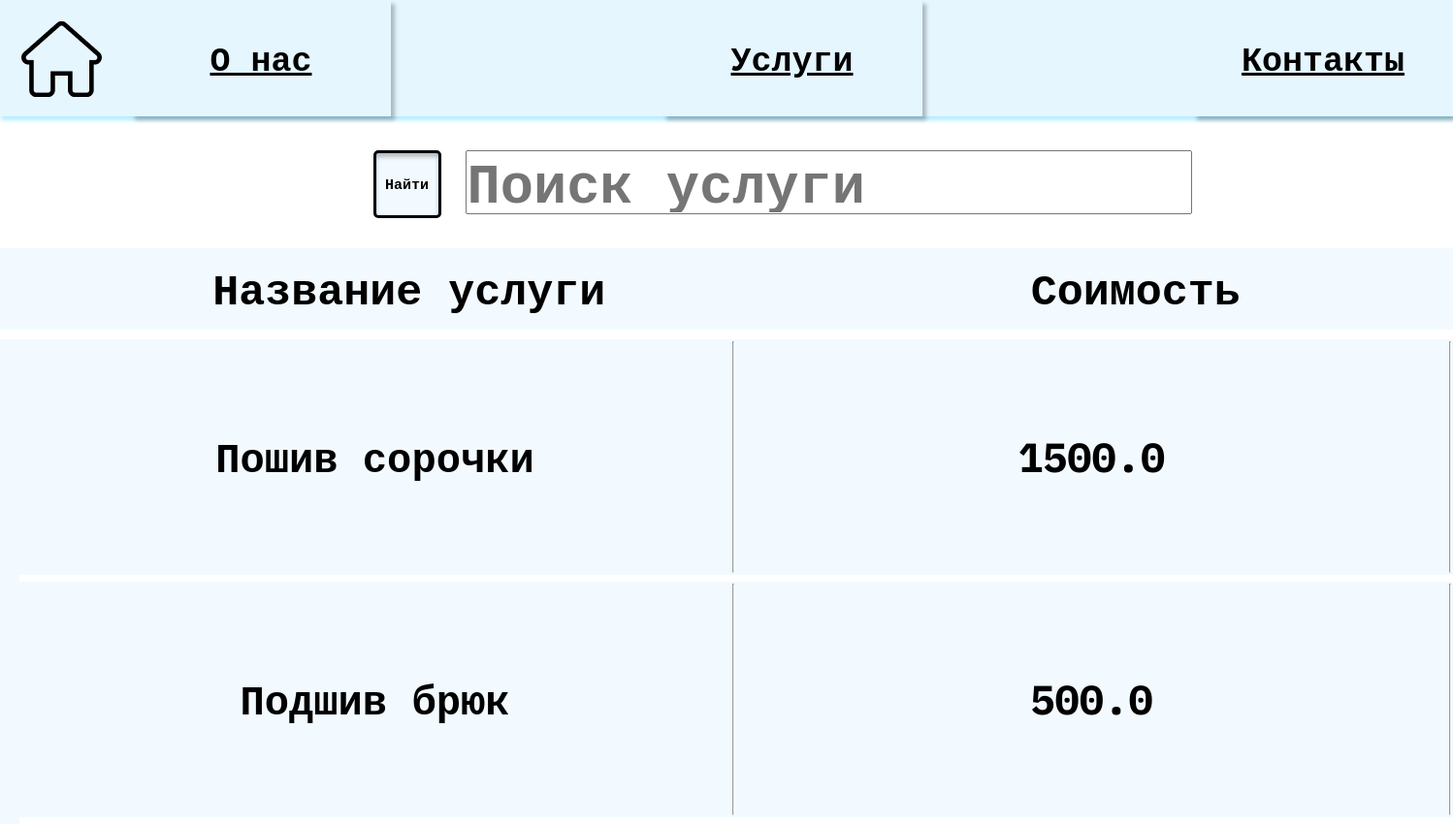
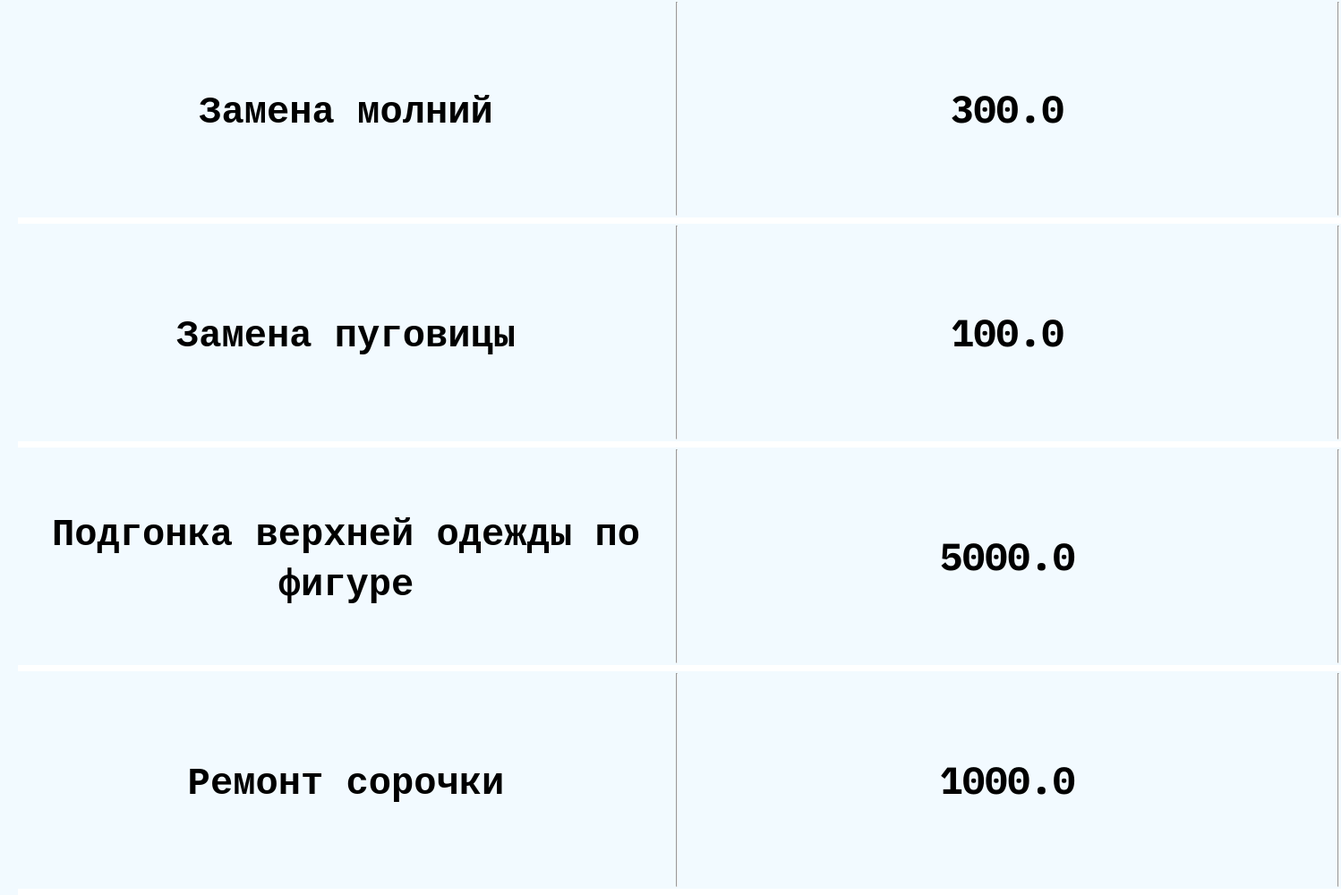
Screenshot of /ServicesUsr/ with the database file from the repository (2 pictures, top to bottom).
### main/models.py (models this page shows, shortened)
class Services(models.Model):
    id = models.AutoField(primary_key=True)
    name = models.CharField (max_length=35, blank=False,verbose_name="Услуга")
    price = models.FloatField (blank=False, verbose_name="Стоимость")

### main/views.py (the view)
# urls.py: path('ServicesUsr/', views.Services_view_usr, name='Services_Usr'),
def Services_view_usr(request):
    if 'q' in request.GET:
        q = request.GET['q']
        dataset = Services.objects.filter(Q(name__icontains=q))
    else:
        dataset = Services.objects.all()
    return render(request, 'test/view_Srv_Usr.html', {'dataset': dataset, 'tableName': 'Services'})

### main/templates/test/view_Srv_Usr.html
{% extends 'main/base.html' %}
{% block header %}
    <div class="lyout">
        <a href="{% url 'home' %}">
            <img src="../../static/main/img/home.png" alt="домик" class="home_img">
        </a>
        <div class="menu">
            <a href="{% url 'createEmployee' %}"><button class="buttom_menu">О нас</button></a>
            <a href="{% url 'Services_Usr' %}"><button class="buttom_menu">Услуги</button></a>
            <a href=""><button class="buttom_menu">Контакты</button></a>
        </div>
    </div>
{% endblock %}
{% block content %}
<div class="searc_block">
    <form class="searc_block_el" action="{% url 'searchServiceByUser' %}" method="get">
        <button class="searc_block_batton" type="submit">Найти</button>
        <input class="searc_block_input search_order" type="search" type="text" name="q" placeholder="Поиск услуги">
    </form>
</div>
<div class="data_block_menu">
    <p>Название услуги</p>
    <p>Соимость</p>
</div>
<div class="Employee_info ">
{% for data in dataset %}
    <div class="Employee_info_name users_info_name orders_info_name">
        <h3 class="order_saless">{{ data.name }}</h3><br><hr>
        <h3 class="order_saless">{{ data.price}}</h3><br><hr>
    </div>
{% endfor %}
</div>
{% endblock %}

### main/templates/main/base.html (shortened to what this page needs)
{% load static %}
<!doctype html>
<html lang="en">
<head>
    <link rel="stylesheet" href="{% static 'main\css\style.css' %}">
</head>
<body>
    <div class="page">
        {% block header %}
        {% endblock %}
        {% block content %}{% endblock %}
    </div>
</body>
</html>

### main/static/main/css/style.css (style rules this page uses)
* { position: relative; margin: 0; padding: 0; display: block; box-sizing: border-box; color: black; font-family: 'IBM Plex Mono', monospace; }
.page { height: 1161px; width: 1890px; width: 100%; display: flex; flex-direction: column; }

### main/static/main/css/header.css (style rules this page uses)
.lyout { position: relative; z-index: 1; display: flex; flex-direction: row; height: max-content; width: 100%; background: #E6F6FF; box-shadow: 1px 4px 4px #B3EDFF; }
.home_img { margin: 22px 30px 16px 22px; width: 83px; height: 78px; }
.menu { width: 100%; display: flex; flex-direction: row; justify-content: space-between; }
.buttom_menu { width: 268px; height: 120px; background: #E5F6FF; border: none; box-shadow: 4px 4px 4px rgba(0, 0, 0, 0.25); font-size: 35px; font-weight: 600; }

### main/static/main/css/emp/createEmployee.css (style rules this page uses)
input { width: 700px; height: 31px; font-size: 20px; font-weight: 700; line-height: 48px; letter-spacing: 0em; text-align: left; }

### main/static/main/css/emp/view_Emp.css (style rules this page uses)
.searc_block { margin-left: 24%; width: 100%; }
.searc_block_el { display: flex; width: 100%; height: 136px; }
.searc_block_input { margin: 35px 0; height: 66px; font-size: 57px; font-weight: 700; line-height: 48px; letter-spacing: 0em; text-align: left; }
.searc_block_batton { width: 70px; height: 70px; margin: 35px 25px; border: solid 3px black; border-radius: 5px; background-color: #F2FAFF; box-shadow: inset 0px 4px 4px rgba(0, 0, 0, 0.25); text-align: center; font-size: 15px; font-weight: 700; }
.Employee_info { padding-left: 20px; background-color: #F2FAFF; display: flex; flex-wrap: wrap; }
.Employee_info_name { padding: 20px 0; width: 40%; height: 250px; font-size: 22px; font-weight: 700; }
hr { height: 100%; width: 2px; margin: 0px 2px; }

### main/static/main/css/client/view_Usr.css (style rules this page uses)
.data_block_menu { display: flex; align-items: center; background-color: #F2FAFF; margin: 0 0 10px 0; height: 100px; justify-content: space-around; font-size: 45px; font-weight: 700; }
.users_info_name { margin-left: 172px; }

### main/static/main/css/orders/view_Ord.css (style rules this page uses)
.orders_info_name { margin: 0; padding: 2px 0; border-bottom: 7px #fff solid; display: flex; width: 100%; justify-content:space-between; align-items: center; font-size: 36px; font-weight: 700; }
.order_saless { width: 50%; text-align: center; }
.search_order { width: 50%; }

### main/static/main/css/orders/update_Ord.css (style rules this page uses)
p { margin: 12px 0; }

### main/static/main/css/admin/admin.css (style rules this page uses)
input { width: 500px; }

### rows the page displays
Services: name "Пошив сорочки", price "1500.0"
Services: name "Подшив брюк", price "500.0"
Services: name "Замена молний", price "300.0"
Services: name "Замена пуговицы", price "100.0"
Services: name "Подгонка верхней одежды по фигуре", price "5000.0"
Services: name "Ремонт сорочки", price "1000.0"
